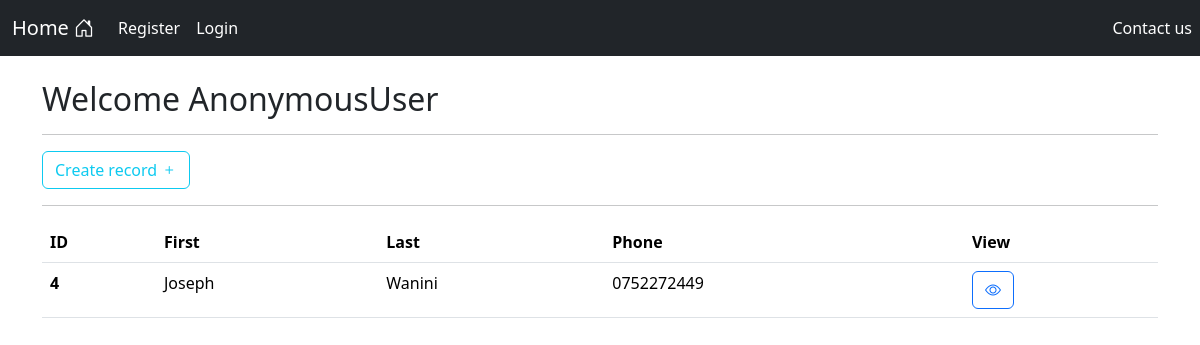
Page /dash on the earlier database version.
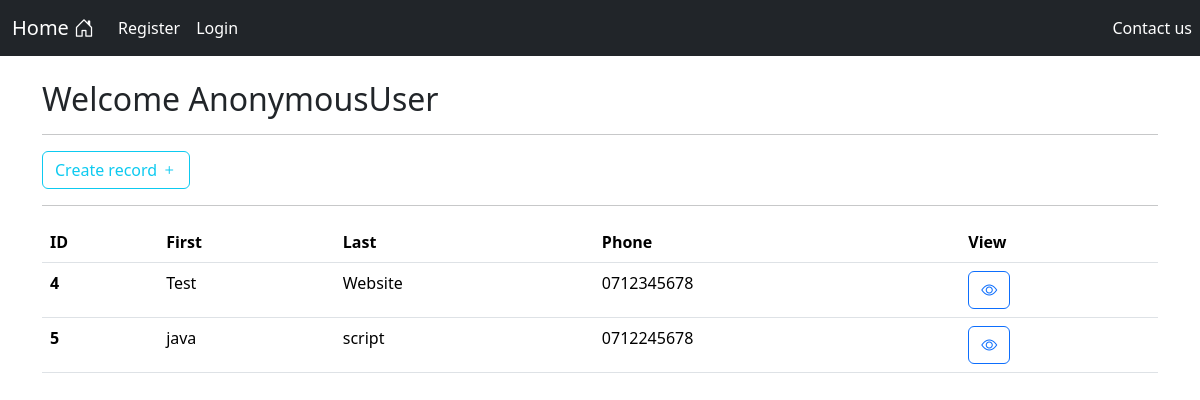
Same page on the later database version.
### crudapp/models.py (models this page shows, shortened)
class Record(models.Model):
    created = models.DateTimeField(auto_now_add=True)
    first_name = models.CharField(max_length=50)
    last_name = models.CharField(max_length=50)
    email = models.EmailField(max_length=254)
    phone_number = models.CharField(max_length=10)

### crudapp/views.py (the view)
# urls.py: path("dash", views.dashboard, name="dashboard"),
def dashboard(request):
    my_records = Record.objects.all()
    context = {"records": my_records}
    return render(request, "crudapp/dashboard.html", context=context)

### crudapp/templates/crudapp/dashboard.html (shortened to what this page needs)
{% extends "crudapp/base.html" %}
{% block content %}
<h2>Welcome {{ user }}</h2>
    <hr>
    <a href="{% url 'create_record' %}" class="btn btn-outline-info">
        Create record <i class="bi bi-plus"></i>
    </a>
    <hr>
    <table class="table table-hover">
  <thead>
    <tr>
      <th scope="col">ID</th>
      <th scope="col">First</th>
      <th scope="col">Last</th>
        <th scope="col">Phone</th>
      <th scope="col">View</th>
    </tr>
  </thead>
  <tbody>
  {% if records %}
      {% for record in records %}
    <tr>
      <th scope="row">{{ record.id }}</th>
      <td>{{ record.first_name }}</td>
      <td>{{ record.last_name}}</td>
      <td>{{ record.phone_number }}</td>
    <td> <a class="btn btn-outline-primary" href="{% url 'record' record.id %}"><i class="bi bi-eye"></i></a>
    </td>
    </tr>
      {% endfor %}
  {% endif %}
  </tbody>
</table>
{% endblock %}

### crudapp/templates/crudapp/base.html (shortened to what this page needs)
{% load static %}
<!DOCTYPE html>
<html lang="en">
<head>
    <link href="https://cdn.jsdelivr.net/npm/bootstrap-icons/font/bootstrap-icons.css" rel="stylesheet">
    <link href="https://cdn.jsdelivr.net/npm/bootstrap@5.3.2/dist/css/bootstrap.min.css" rel="stylesheet"
>
    <link rel="stylesheet" href="{% static 'css/index.css' %}">
</head>
<body>
{% include "crudapp/nav.html" %}
<div class="container">
    <br>
    {% block content %}{% endblock %}
</div>
</body>
</html>

### crudapp/templates/crudapp/nav.html (shortened to what this page needs)
{% if user.is_authenticated %}
<nav class="navbar navbar-expand-lg bg-dark" data-bs-theme="dark">
  <div class="container-fluid">
    <a class="navbar-brand" href="{% url 'dashboard' %}">Home <i class="bi bi-house-door"></i></a>
    <button class="navbar-toggler" type="button" data-bs-toggle="collapse" data-bs-target="#navbarSupportedContent" aria-controls="navbarSupportedContent" aria-expanded="false" aria-label="Toggle navigation">
      <span class="navbar-toggler-icon"></span>
    </button>
    <div class="collapse navbar-collapse" id="navbarSupportedContent">
      <ul class="navbar-nav me-auto mb-2 mb-lg-0">
        <li class="nav-item">
          <a class="nav-link active" aria-current="page" href="#">Profile</a>
        </li>
        <li class="nav-item">
          <a class="nav-link active" href="{% url 'logout' %}">Logout</a>
        </li>
      </ul>
      <form class="d-flex" role="search">
        <input class="form-control me-2" type="search" placeholder="Search" aria-label="Search">
        <button class="btn btn-outline-success" type="submit">Search</button>
      </form>
    </div>
  </div>
</nav>
{% else %}
    <nav class="navbar navbar-expand-lg bg-dark" data-bs-theme="dark">
  <div class="container-fluid">
    <a class="navbar-brand" href="{% url 'dashboard' %}">Home <i class="bi bi-house-door"></i></a>
    <div class="collapse navbar-collapse" id="navbarSupportedContent">
      <ul class="navbar-nav me-auto mb-2 mb-lg-0">
        <li class="nav-item">
          <a class="nav-link active" aria-current="page" href="{% url 'register' %}">Register</a>
        </li>
        <li class="nav-item">
          <a class="nav-link active" href="{% url 'login' %}">Login</a>
        </li>
        <li class="nav-item" id="mm">
          <a class="nav-link active" href="#">Contact us</a>
        </li>
      </ul>
    </div>
  </div>
</nav>
{% endif %}

### static/css/index.css (style rules this page uses)
* { box-sizing: border-box; scroll-behavior: smooth; }
#mm { position: absolute; right: 0; }

Differences in the rows shown:
changed Record id 4: first_name "Joseph" → "Test"; last_name "Wanini" → "Website"; phone_number "0752272449" → "0712345678"
added Record: id "5", first_name "java", last_name "script", phone_number "0712245678"
